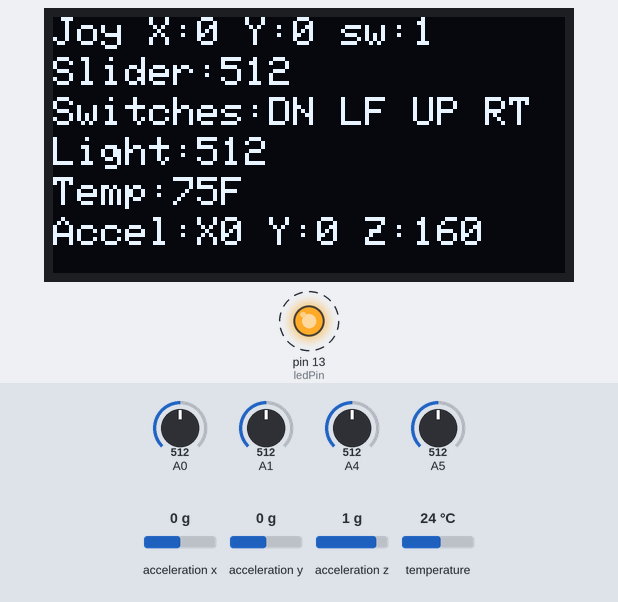
Simulated run of this sketch. Board: Arduino Leonardo, built with avr-gcc and run on an emulated ATmega32U4. On the bench: 128×64 one-colour display, output pins drawn as LEDs (lit = HIGH). Dashed ring = blinking. Inputs (shaded band) come from the test bench; at power-on: acceleration x 0 g, A0 = 512, A1 = 512, A4 = 512, A5 = 512, acceleration y 0 g, acceleration z 1 g, temperature 24 °C.

Above: at 0.78 s.
1.3 s: acceleration x set to -1.4 g
At 1.93 s:
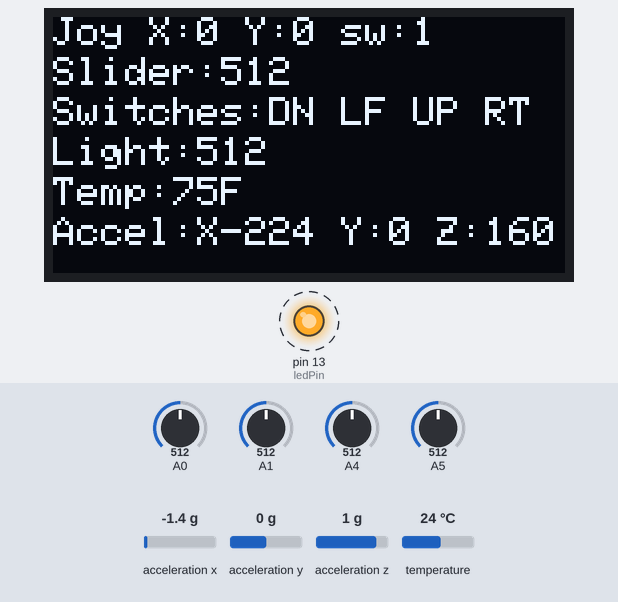
3.8 s: A0 set to 716
At 4.51 s:
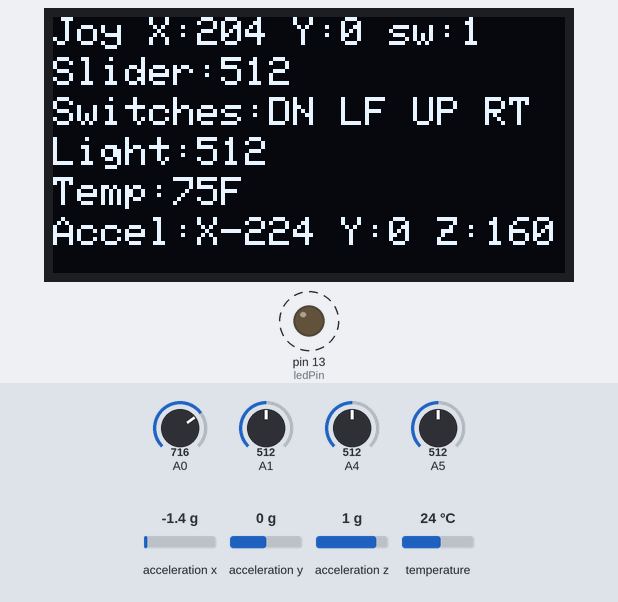
5.5 s: A1 set to 716
At 5.95 s:
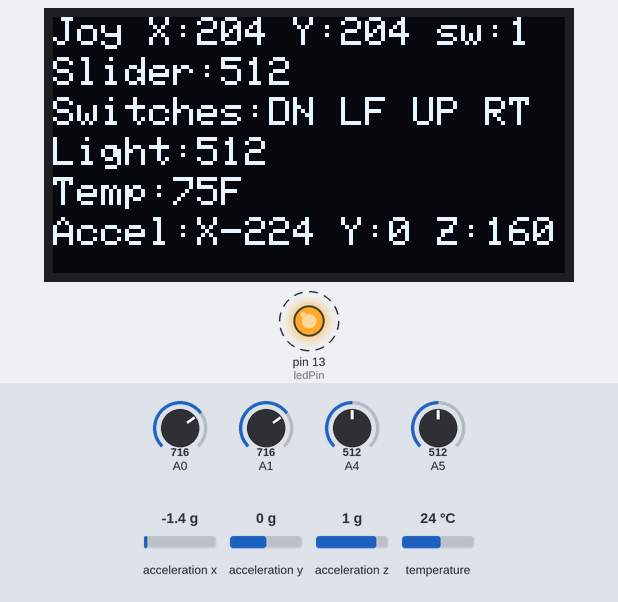
7.3 s: A4 set to 716
At 7.68 s:
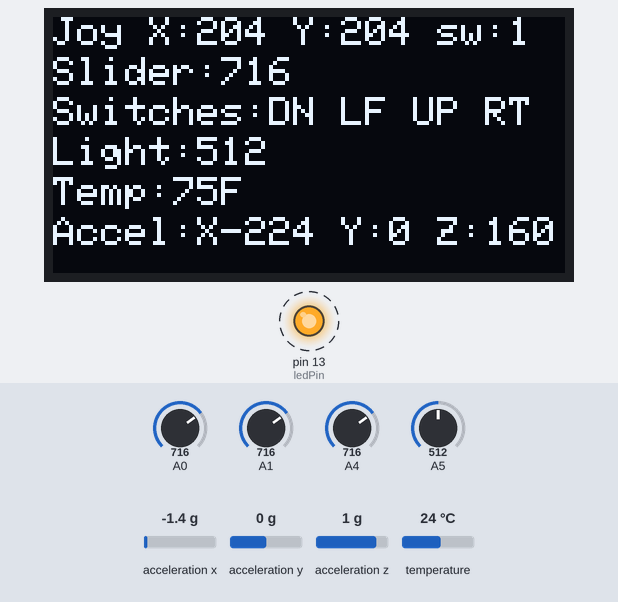
9.0 s: A5 set to 716
At 9.41 s:
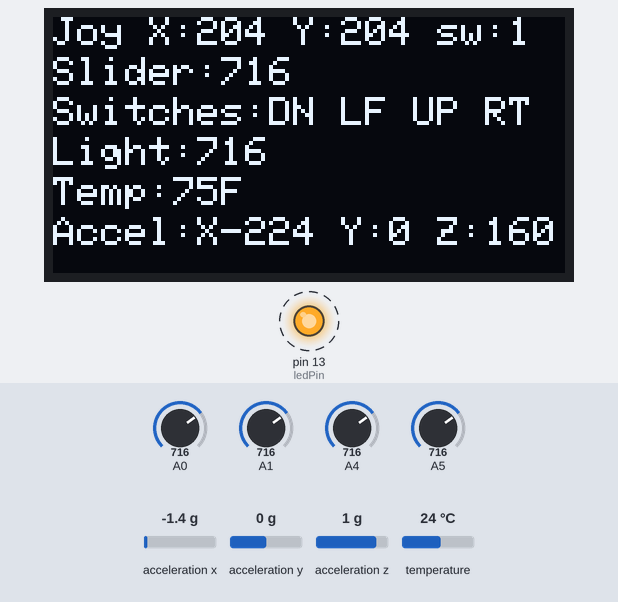
10.7 s: acceleration y set to -1.4 g
At 11.14 s:
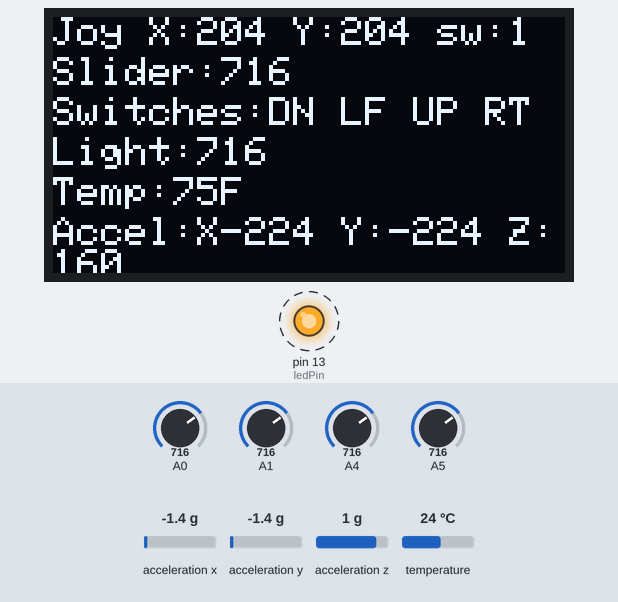
Timing chart, 0 to 13.4 s (numbered marks = the images above; inputs shaded):
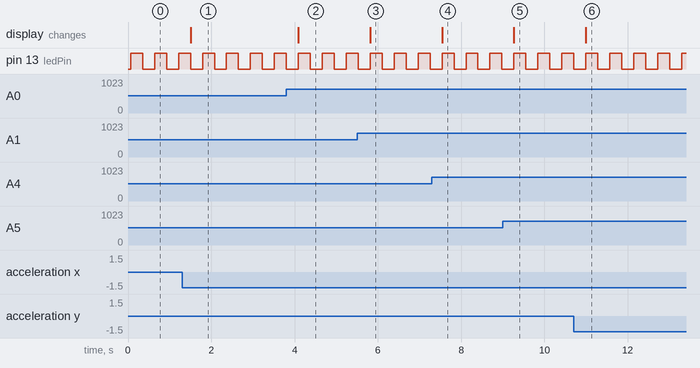

The sketch:

esplora_oled_spi_demo.ino
```cpp
#include <Esplora.h>
#include <SPI.h>
#include <Wire.h>
#include <Adafruit_GFX.h>
#include "Adafruit_SH1106.h"

// OLED connections

// right hand side header:
// hdr disp   Arduino
// pin signal pin
// --- ------ -----
// 1   5V
// 2   n.c.
// 3   SCK     9
// 4   MOSI    10
// 5   CS      7
// 6   n.c.
// 7   DC      0
// 8   RES     1
// 9   n.c.
// 10  GND

const int dispDataPin = 10; // MOSI
const int dispClkPin  = 9;  // CLK
const int dispCsPin   = 7;  // CS
const int dispDcPin   = 0;  // DC
const int dispRstPin  = 1;  // RES

// Use hardware SPI
Adafruit_SH1106 disp(dispDcPin, dispRstPin, dispCsPin);

#define ROW_H 10
#define JOY_ROW      (0*ROW_H)
#define JOY_COL      (0)
#define SLIDER_ROW   (1*ROW_H)
#define SLIDER_COL   (0)
#define SWITCHES_ROW (2*ROW_H)
#define SWITCHES_COL (0)
#define LIGHT_ROW    (3*ROW_H)
#define LIGHT_COL    (0)
#define TEMP_ROW     (4*ROW_H)
#define TEMP_COL     (0)
#define ACCEL_ROW    (5*ROW_H)
#define ACCEL_COL    (0)

#if (SH1106_LCDHEIGHT != 64)
#error("Height incorrect, please fix Adafruit_SH1106.h!");
#endif

const int ledPin = 13;
int ledState = LOW;


void setup(void)
{
    pinMode(ledPin, OUTPUT);
    disp.begin(SH1106_SWITCHCAPVCC);
    disp.clearDisplay();
    disp.setTextColor(WHITE);
    disp.setTextSize(1);
}

void loop(void)
{
      disp.clearDisplay();
      joystick();
      slider();
      switches();
      lightsensor();
      tempsensor();
      accelerometer();
      disp.display();
      digitalWrite(ledPin, ledState = (ledState == LOW ? HIGH:LOW));
      delay(250);
}

void joystick()
{
    int x = Esplora.readJoystickX();
    int y = Esplora.readJoystickY();
    int sw = Esplora.readJoystickSwitch();
    disp.setCursor(JOY_COL,JOY_ROW);
    disp.print("Joy X:");
    disp.print(x);
    disp.print(" Y:");
    disp.print(y);
    disp.print(" sw:");
    disp.print(~sw & 1, HEX);
}

void slider()
{
    int x = Esplora.readSlider();
    disp.setCursor(SLIDER_COL,SLIDER_ROW);
    disp.print("Slider:");
    disp.print(x);
}

void switches()
{
    int down = ~Esplora.readButton(SWITCH_DOWN) & 1;
    int left = ~Esplora.readButton(SWITCH_LEFT) & 1;
    int up = ~Esplora.readButton(SWITCH_UP) & 1;
    int right = ~Esplora.readButton(SWITCH_RIGHT) & 1;
    disp.setCursor(SWITCHES_COL,SWITCHES_ROW);
    disp.print("Switches:");
    if (down) disp.print("DN ");
    if (left) disp.print("LF ");
    if (up) disp.print("UP ");
    if (right) disp.print("RT ");
}

void lightsensor()
{
    int x = Esplora.readLightSensor();
    disp.setCursor(LIGHT_COL,LIGHT_ROW);
    disp.print("Light:");
    disp.print(x);
}

void tempsensor()
{
    int x = Esplora.readTemperature(DEGREES_F);
    disp.setCursor(TEMP_COL,TEMP_ROW);
    disp.print("Temp:");
    disp.print(x);
    disp.print("F");
}

void accelerometer()
{
    int x = Esplora.readAccelerometer(X_AXIS);
    int y = Esplora.readAccelerometer(Y_AXIS);
    int z = Esplora.readAccelerometer(Z_AXIS);
    disp.setCursor(ACCEL_COL,ACCEL_ROW);
    disp.print("Accel:X");
    disp.print(x);
    disp.print(" Y:");
    disp.print(y);
    disp.print(" Z:");
    disp.print(z);
}
```

Measured:
- after the input at 1.3 s, the display: changes after 0.20 s (image 1)
- after the input at 3.8 s, the display: changes after 0.29 s (image 2)
- after the input at 5.5 s, the display: changes after 0.31 s (image 3)
- after the input at 7.3 s, the display: changes after 0.24 s (image 4)
- after the input at 9.0 s, the display: changes after 0.27 s (image 5)
- after the input at 10.7 s, the display: changes after 0.30 s (image 6)
- by itself, pin 13 (ledPin): alternates HIGH for 0.29 s and LOW for 0.29 s
